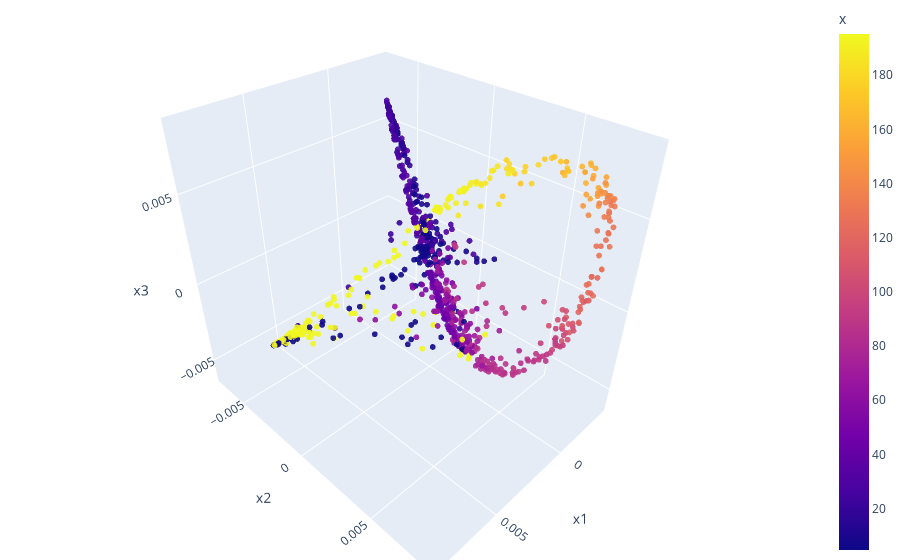

The code cell stored with this chart in its notebook:
### Markdown cell above
Laplacian eigenmaps uses spectral techniques to perform dimensionality reduction.[14] This technique relies on the basic assumption that the data lies in a low-dimensional manifold in a high-dimensional space.[15] This algorithm cannot embed out-of-sample points, but techniques based on Reproducing kernel Hilbert space regularization exist for adding this capability.[16] Such techniques can be applied to other nonlinear dimensionality reduction algorithms as well.

### Code cell
le = SpectralEmbedding(n_components=3, affinity='nearest_neighbors')
le_embedding = le.fit_transform(parsedData)
le_embedding = le_embedding[:,0:3]

df = pd.DataFrame(le_embedding, columns=['x1', 'x2', 'x3'])
df["x"] = data.x
df["lap"] = data.lap

fig = px.scatter_3d(df, x='x1', y='x2', z='x3', color='x', opacity=0.9, title="PCA")

fig.update_traces(marker_size=2)

# tight layout
fig.update_layout(margin=dict(l=0, r=0, b=0, t=0))
fig.show()

### Figure 1 — Plotly figure (JSON) as saved in the notebook; plotly's stock layout.template omitted (floating-point values rounded to 4 significant figures; data arrays with more than 128 entries replaced by an {"elided": "..."} marker saying what was removed)
{"data": [{"hovertemplate": "x1=%{x}<br>x2=%{y}<br>x3=%{z}<br>x=%{marker.color}<extra></extra>", "legendgroup": "", "marker": {"color": {"elided": "865 float values"}, "coloraxis": "coloraxis", "opacity": 0.9, "size": 2, "symbol": "circle"}, "mode": "markers", "name": "", "scene": "scene", "showlegend": false, "type": "scatter3d", "x": {"elided": "865 float values"}, "y": {"elided": "865 float values"}, "z": {"elided": "865 float values"}}], "layout": {"coloraxis": {"colorbar": {"title": {"text": "x"}}, "colorscale": [[0, "#0d0887"], [0.1111, "#46039f"], [0.2222, "#7201a8"], [0.3333, "#9c179e"], [0.4444, "#bd3786"], [0.5556, "#d8576b"], [0.6667, "#ed7953"], [0.7778, "#fb9f3a"], [0.8889, "#fdca26"], [1, "#f0f921"]]}, "legend": {"tracegroupgap": 0}, "margin": {"b": 0, "l": 0, "r": 0, "t": 0}, "scene": {"domain": {"x": [0, 1], "y": [0, 1]}, "xaxis": {"title": {"text": "x1"}}, "yaxis": {"title": {"text": "x2"}}, "zaxis": {"title": {"text": "x3"}}}, "title": {"text": "PCA"}}}
